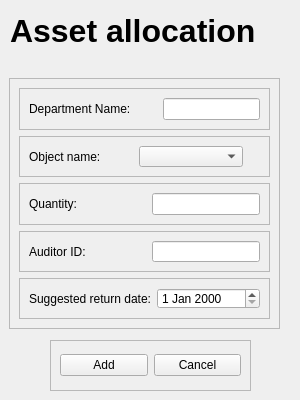
<?xml version="1.0" encoding="UTF-8"?>
<ui version="4.0">
 <class>MainWindow</class>
 <widget class="QMainWindow" name="MainWindow">
  <property name="geometry">
   <rect>
    <x>0</x>
    <y>0</y>
    <width>300</width>
    <height>400</height>
   </rect>
  </property>
  <property name="minimumSize">
   <size>
    <width>300</width>
    <height>400</height>
   </size>
  </property>
  <property name="maximumSize">
   <size>
    <width>300</width>
    <height>400</height>
   </size>
  </property>
  <property name="windowTitle">
   <string>MainWindow</string>
  </property>
  <widget class="QWidget" name="centralwidget">
   <widget class="QLabel" name="AddAsset_Title_3">
    <property name="geometry">
     <rect>
      <x>10</x>
      <y>0</y>
      <width>261</width>
      <height>61</height>
     </rect>
    </property>
    <property name="font">
     <font>
      <pointsize>24</pointsize>
      <weight>75</weight>
      <bold>true</bold>
     </font>
    </property>
    <property name="text">
     <string>Asset allocation</string>
    </property>
   </widget>
   <widget class="QFrame" name="frame_2">
    <property name="geometry">
     <rect>
      <x>9</x>
      <y>78</y>
      <width>271</width>
      <height>251</height>
     </rect>
    </property>
    <property name="frameShape">
     <enum>QFrame::StyledPanel</enum>
    </property>
    <property name="frameShadow">
     <enum>QFrame::Raised</enum>
    </property>
    <layout class="QGridLayout" name="gridLayout">
     <item row="3" column="0">
      <widget class="QFrame" name="frame_6">
       <property name="frameShape">
        <enum>QFrame::StyledPanel</enum>
       </property>
       <property name="frameShadow">
        <enum>QFrame::Raised</enum>
       </property>
       <layout class="QHBoxLayout" name="horizontalLayout_3">
        <item>
         <widget class="QLabel" name="TitleOfAuditorID_AddAsset_3">
          <property name="text">
           <string>Auditor ID:</string>
          </property>
         </widget>
        </item>
        <item>
         <spacer name="horizontalSpacer_4">
          <property name="orientation">
           <enum>Qt::Horizontal</enum>
          </property>
          <property name="sizeHint" stdset="0">
           <size>
            <width>38</width>
            <height>20</height>
           </size>
          </property>
         </spacer>
        </item>
        <item>
         <widget class="QLineEdit" name="AuditorID_Input_AddAssest_3"/>
        </item>
       </layout>
      </widget>
     </item>
     <item row="2" column="0">
      <widget class="QFrame" name="frame_5">
       <property name="frameShape">
        <enum>QFrame::StyledPanel</enum>
       </property>
       <property name="frameShadow">
        <enum>QFrame::Raised</enum>
       </property>
       <layout class="QHBoxLayout" name="horizontalLayout_4">
        <item>
         <widget class="QLabel" name="TitleOfQuantity_AddAsset_3">
          <property name="text">
           <string>Quantity:</string>
          </property>
         </widget>
        </item>
        <item>
         <spacer name="horizontalSpacer_3">
          <property name="orientation">
           <enum>Qt::Horizontal</enum>
          </property>
          <property name="sizeHint" stdset="0">
           <size>
            <width>38</width>
            <height>20</height>
           </size>
          </property>
         </spacer>
        </item>
        <item>
         <widget class="QLineEdit" name="Quantity_input_AddAsset_3"/>
        </item>
       </layout>
      </widget>
     </item>
     <item row="0" column="0">
      <widget class="QFrame" name="frame">
       <property name="frameShape">
        <enum>QFrame::StyledPanel</enum>
       </property>
       <property name="frameShadow">
        <enum>QFrame::Raised</enum>
       </property>
       <layout class="QHBoxLayout" name="horizontalLayout">
        <item>
         <widget class="QLabel" name="TitleOfEmployeeID_AddAsset_3">
          <property name="text">
           <string>Department Name:</string>
          </property>
         </widget>
        </item>
        <item>
         <spacer name="horizontalSpacer">
          <property name="orientation">
           <enum>Qt::Horizontal</enum>
          </property>
          <property name="sizeHint" stdset="0">
           <size>
            <width>38</width>
            <height>20</height>
           </size>
          </property>
         </spacer>
        </item>
        <item>
         <widget class="QLineEdit" name="EmployeeID_input_AddAsset_3"/>
        </item>
       </layout>
      </widget>
     </item>
     <item row="1" column="0">
      <widget class="QFrame" name="frame_3">
       <property name="frameShape">
        <enum>QFrame::StyledPanel</enum>
       </property>
       <property name="frameShadow">
        <enum>QFrame::Raised</enum>
       </property>
       <layout class="QHBoxLayout" name="horizontalLayout_2">
        <item>
         <widget class="QLabel" name="TitleOf_ObjectName_AddAsset_3">
          <property name="text">
           <string>Object name:</string>
          </property>
         </widget>
        </item>
        <item>
         <widget class="QComboBox" name="ObjectName_Enum"/>
        </item>
        <item>
         <spacer name="horizontalSpacer_2">
          <property name="orientation">
           <enum>Qt::Horizontal</enum>
          </property>
          <property name="sizeType">
           <enum>QSizePolicy::Fixed</enum>
          </property>
          <property name="sizeHint" stdset="0">
           <size>
            <width>17</width>
            <height>20</height>
           </size>
          </property>
         </spacer>
        </item>
       </layout>
      </widget>
     </item>
     <item row="4" column="0">
      <widget class="QFrame" name="frame_4">
       <property name="frameShape">
        <enum>QFrame::StyledPanel</enum>
       </property>
       <property name="frameShadow">
        <enum>QFrame::Raised</enum>
       </property>
       <layout class="QHBoxLayout" name="horizontalLayout_5">
        <item>
         <widget class="QLabel" name="SuggestedReturnDate_Title_AddAsset_3">
          <property name="text">
           <string>Suggested return date:</string>
          </property>
         </widget>
        </item>
        <item>
         <widget class="QDateEdit" name="SuggestedReturnDate_Input_AddAsset_3"/>
        </item>
       </layout>
      </widget>
     </item>
    </layout>
   </widget>
   <widget class="QFrame" name="PushButtons_AddAsset_Frame_3">
    <property name="geometry">
     <rect>
      <x>50</x>
      <y>340</y>
      <width>201</width>
      <height>51</height>
     </rect>
    </property>
    <property name="frameShape">
     <enum>QFrame::StyledPanel</enum>
    </property>
    <property name="frameShadow">
     <enum>QFrame::Raised</enum>
    </property>
    <layout class="QHBoxLayout" name="horizontalLayout_43">
     <item>
      <widget class="QPushButton" name="Save_AddAsset_Button_3">
       <property name="text">
        <string>Add</string>
       </property>
      </widget>
     </item>
     <item>
      <widget class="QPushButton" name="Cancel_AddAsset_Button_3">
       <property name="text">
        <string>Cancel</string>
       </property>
      </widget>
     </item>
    </layout>
   </widget>
  </widget>
 </widget>
 <tabstops>
  <tabstop>EmployeeID_input_AddAsset_3</tabstop>
  <tabstop>ObjectName_Enum</tabstop>
  <tabstop>Quantity_input_AddAsset_3</tabstop>
  <tabstop>AuditorID_Input_AddAssest_3</tabstop>
  <tabstop>SuggestedReturnDate_Input_AddAsset_3</tabstop>
  <tabstop>Save_AddAsset_Button_3</tabstop>
  <tabstop>Cancel_AddAsset_Button_3</tabstop>
 </tabstops>
 <resources/>
 <connections/>
</ui>
